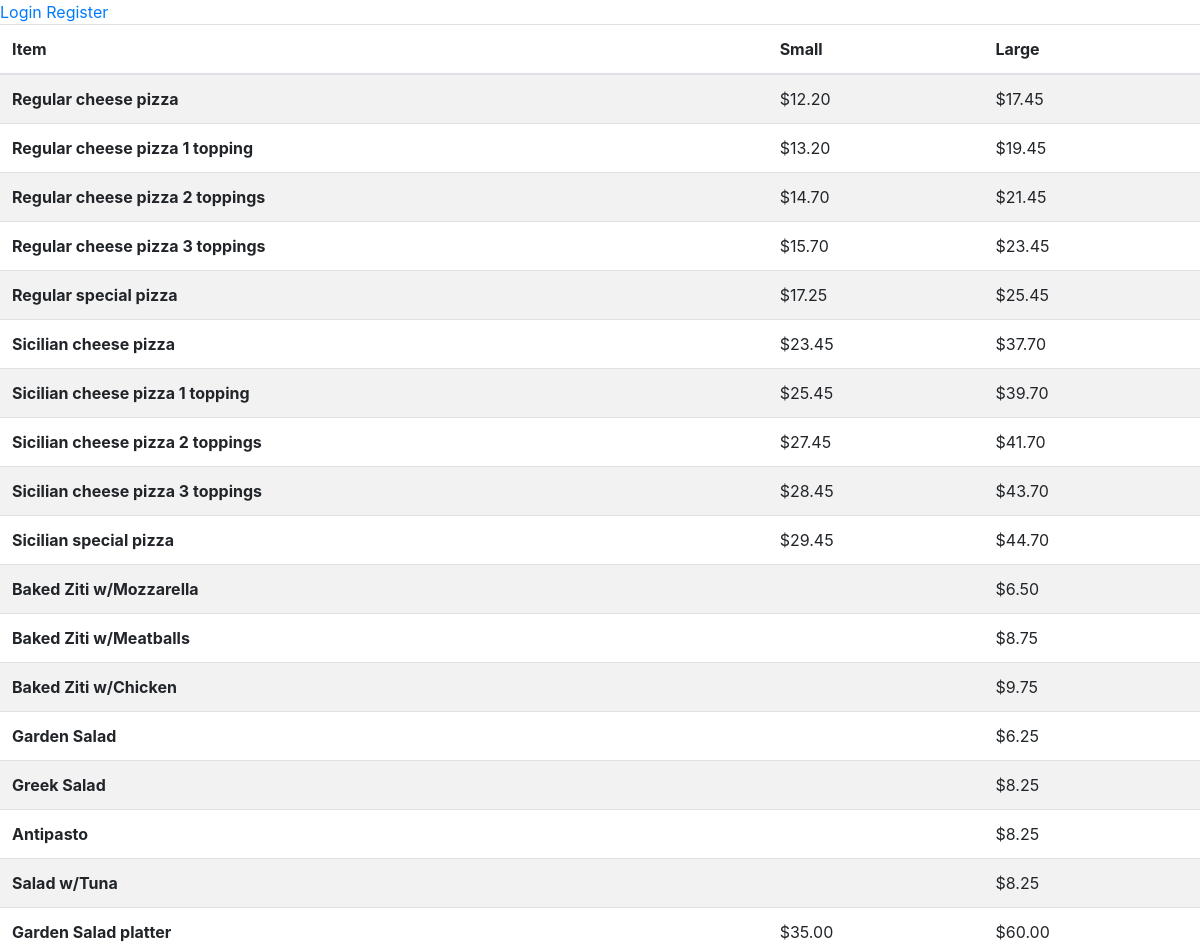
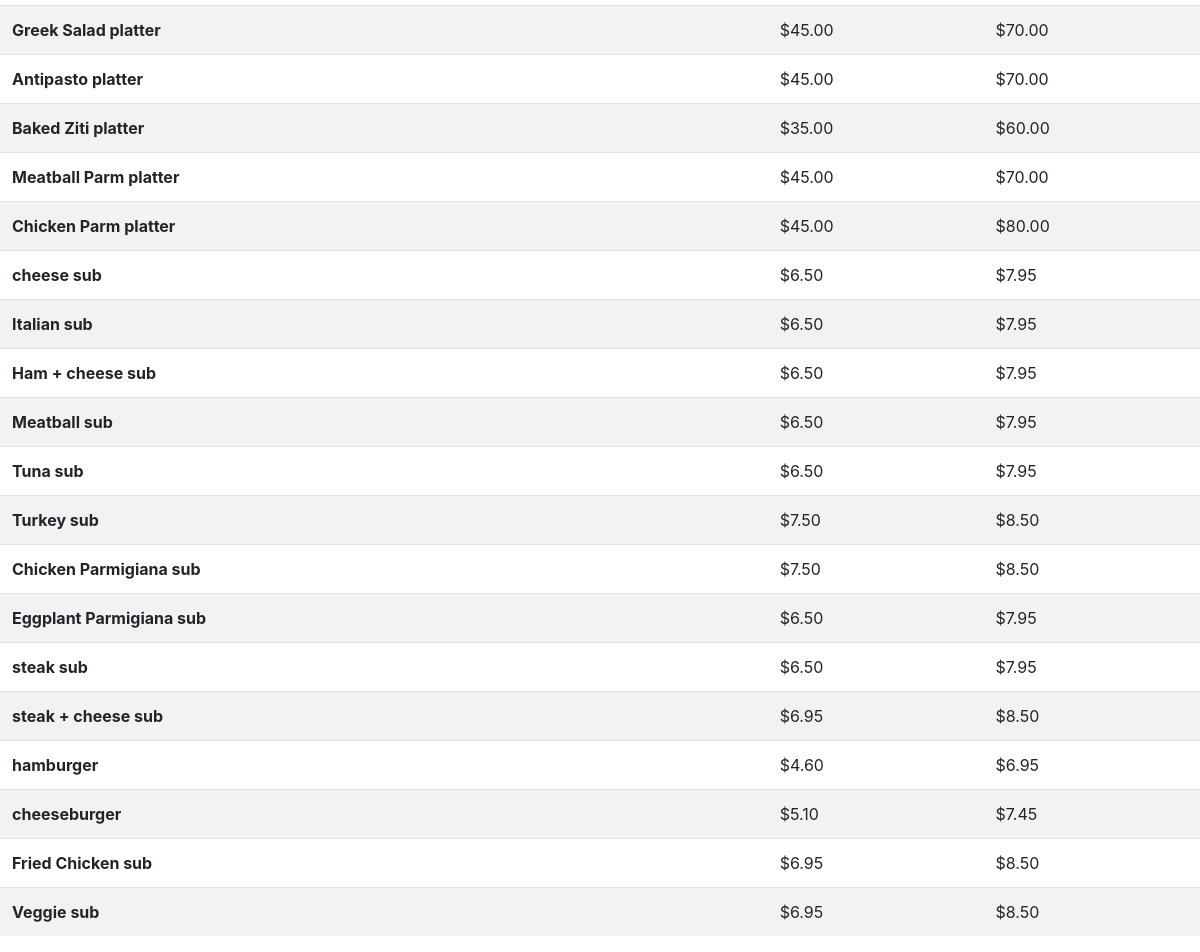
The page / on the database its author committed (2 pictures, top to bottom).
### orders/models.py (models this page shows)
class menu_items(models.Model):
    item = models.CharField(max_length=64)
    price_small = models.FloatField(null=True,blank=True)
    price_large = models.FloatField()
    num_toppings = models.IntegerField()

### orders/views.py (the view, shortened to what this page needs)
# urls.py: path("", views.index, name="index"),
def index(request):
    if not request.user.is_authenticated:
        context = {
        "user": None,
        "menu_items": menu_items.objects.all(),
        "toppings": toppings.objects.all(),
        "message":None
    }
        return render(request,"orders/user.html",context)
    return render(request, "orders/user.html", context)

### orders/templates/orders/user.html (shortened to what this page needs)
{% extends "orders/layout.html" %}
{% block body %}
    {% if not user %}
    <a href="{% url 'login' %}">Login</a>
    <a href="{% url 'register' %}">Register</a>
    <br>
    {% endif %}
<table class="table table-striped">
    <thead>
        <th scope="col">Item</th>
        <th scope="col">Small</th>
        <th scope="col">Large</th>
    </thead>
    <tbody>
{% for menu_item in menu_items %}
    <tr>
        <th scope="row">{{ menu_item.item }}</th>
        <td>
            {% if menu_item.price_small is not none %}
                ${{ menu_item.price_small|floatformat:2 }}
            {% endif %}
        </td>
        <td>${{ menu_item.price_large|floatformat:2 }}</td>
    </tr>
{% endfor %}
    </tbody>
</table>
{% endblock %}

### rows shown on the page
menu_items: item "Regular cheese pizza", price_small "12.20", price_large "17.45"
menu_items: item "Regular cheese pizza 1 topping", price_small "13.20", price_large "19.45"
menu_items: item "Regular cheese pizza 2 toppings", price_small "14.70", price_large "21.45"
menu_items: item "Regular cheese pizza 3 toppings", price_small "15.70", price_large "23.45"
menu_items: item "Regular special pizza", price_small "17.25", price_large "25.45"
menu_items: item "Sicilian cheese pizza", price_small "23.45", price_large "37.70"
menu_items: item "Sicilian cheese pizza 1 topping", price_small "25.45", price_large "39.70"
menu_items: item "Sicilian cheese pizza 2 toppings", price_small "27.45", price_large "41.70"
menu_items: item "Sicilian cheese pizza 3 toppings", price_small "28.45", price_large "43.70"
menu_items: item "Sicilian special pizza", price_small "29.45", price_large "44.70"
menu_items: item "Baked Ziti w/Mozzarella", price_large "6.50"
menu_items: item "Baked Ziti w/Meatballs", price_large "8.75"
menu_items: item "Baked Ziti w/Chicken", price_large "9.75"
menu_items: item "Garden Salad", price_large "6.25"
menu_items: item "Greek Salad", price_large "8.25"
menu_items: item "Antipasto", price_large "8.25"
menu_items: item "Salad w/Tuna", price_large "8.25"
menu_items: item "Garden Salad platter", price_small "35.00", price_large "60.00"
menu_items: item "Greek Salad platter", price_small "45.00", price_large "70.00"
menu_items: item "Antipasto platter", price_small "45.00", price_large "70.00"
menu_items: item "Baked Ziti platter", price_small "35.00", price_large "60.00"
menu_items: item "Meatball Parm platter", price_small "45.00", price_large "70.00"
menu_items: item "Chicken Parm platter", price_small "45.00", price_large "80.00"
menu_items: item "cheese sub", price_small "6.50", price_large "7.95"
menu_items: item "Italian sub", price_small "6.50", price_large "7.95"
menu_items: item "Ham + cheese sub", price_small "6.50", price_large "7.95"
menu_items: item "Meatball sub", price_small "6.50", price_large "7.95"
menu_items: item "Tuna sub", price_small "6.50", price_large "7.95"
menu_items: item "Turkey sub", price_small "7.50", price_large "8.50"
menu_items: item "Chicken Parmigiana sub", price_small "7.50", price_large "8.50"
menu_items: item "Eggplant Parmigiana sub", price_small "6.50", price_large "7.95"
menu_items: item "steak sub", price_small "6.50", price_large "7.95"
menu_items: item "steak + cheese sub", price_small "6.95", price_large "8.50"
menu_items: item "hamburger", price_small "4.60", price_large "6.95"
menu_items: item "cheeseburger", price_small "5.10", price_large "7.45"
menu_items: item "Fried Chicken sub", price_small "6.95", price_large "8.50"
menu_items: item "Veggie sub", price_small "6.95", price_large "8.50"
